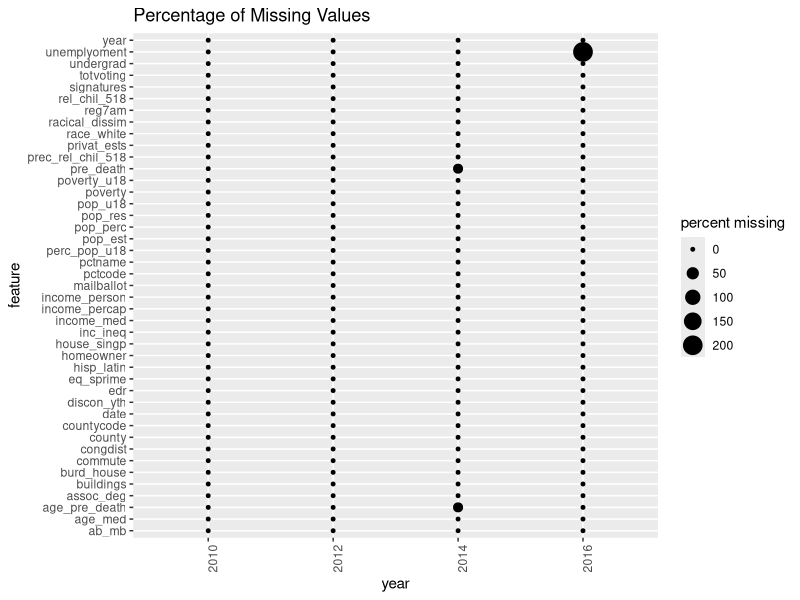
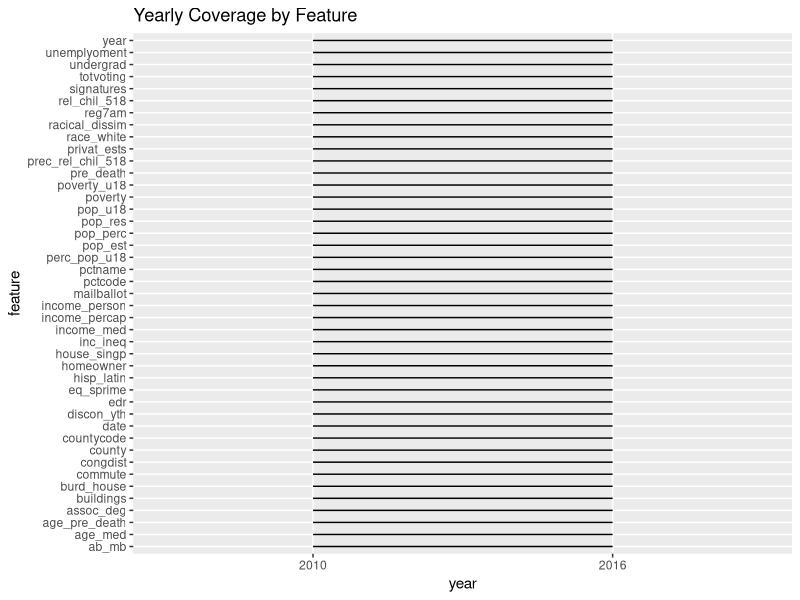

These charts were generated, in order, by the following R code:
# Joining datasets

# load packages
library(tidyverse)
library(skimr)

# read data
results <- read_csv("./data/processed/2008_2016_general_result.csv")
county_acs <- read_csv("./data/processed/combined_counties/combined_counties.csv")

# join and cleanse
comp_dat <- results %>% 
  left_join(county_acs, by = c("countycode", "year")) %>% 
  filter(!is.na(eq_sprime)) %>% 
  filter(year >= 2010) %>% 
  # remove missing 
  select(-snap, -poverty_perc, -net_mig, -prevent_admin, -real_wage_coladj, -patents, -crime, -civ_labor, -at_hpi)

year_check <- function(var){
  comp_dat %>% 
    select(var, year) %>% 
    remove_missing() %>% 
    group_by(year) %>% 
    count() %>% 
    mutate(var = var)
}

vars <- names(comp_dat)

var_ranges <- bind_rows(map(vars, year_check)) %>% 
  group_by(var) %>% 
  summarise(min = min(year),
            max = max(year))

var_range_plot <- var_ranges %>% 
  ggplot(aes(y = factor(var), yend = factor(var))) +
  geom_segment(aes(x = factor(min), xend = factor(max))) +
  labs(
    x = "year",
    y = "feature",
    title = "Yearly Coverage by Feature"
  )

perc_missing <- function(var){
  comp_dat %>% 
    select(var, year) %>% 
    group_by(year) %>% 
    summarise(pna = sum(is.na(get(var)))/87) %>% 
    mutate(var = var)
}

var_p_na <- bind_rows(map(vars, perc_missing))

percent_missing_plot <- var_p_na %>% 
  filter(pna != 1) %>% 
  ggplot(aes(factor(year), factor(var), size = pna*100)) +
  geom_point() +
  theme(axis.text.x = element_text(angle = 90)) +
  labs(
    x = "year",
    y = "feature",
    size = "percent missing",
    title = "Percentage of Missing Values"
  )

write_rds(comp_dat, "./data/processed/competition_data.rds")
